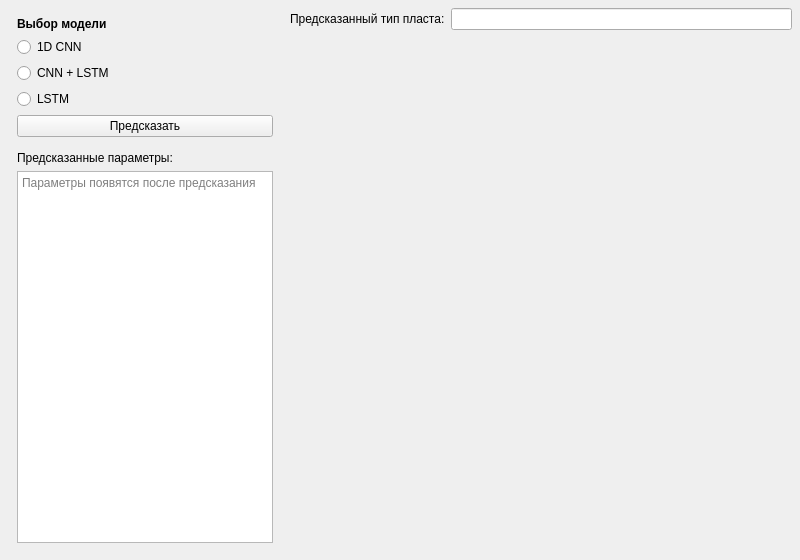
<?xml version="1.0" encoding="UTF-8"?>
<ui version="4.0">
 <class>Form</class>
 <widget class="QWidget" name="Form">
  <property name="geometry">
   <rect>
    <x>0</x>
    <y>0</y>
    <width>800</width>
    <height>560</height>
   </rect>
  </property>
  <property name="windowTitle">
   <string>Предсказание</string>
  </property>
  <layout class="QHBoxLayout" name="mainLayout">
   <property name="spacing">
    <number>8</number>
   </property>
   <property name="leftMargin"><number>8</number></property>
   <property name="topMargin"><number>8</number></property>
   <property name="rightMargin"><number>8</number></property>
   <property name="bottomMargin"><number>8</number></property>
   <!-- Left control panel -->
   <item>
    <widget class="QWidget" name="leftPanel">
     <property name="maximumWidth">
      <number>200</number>
     </property>
     <property name="minimumWidth">
      <number>160</number>
     </property>
     <layout class="QVBoxLayout" name="leftLayout">
      <property name="spacing">
       <number>6</number>
      </property>
      <item>
       <widget class="QLabel" name="label">
        <property name="text"><string>Выбор модели</string></property>
        <property name="font">
         <font><bold>true</bold></font>
        </property>
       </widget>
      </item>
      <item>
       <widget class="QRadioButton" name="cnn">
        <property name="text"><string>1D CNN</string></property>
       </widget>
      </item>
      <item>
       <widget class="QRadioButton" name="cnn_lstm">
        <property name="text"><string>CNN + LSTM</string></property>
       </widget>
      </item>
      <item>
       <widget class="QRadioButton" name="lstm">
        <property name="text"><string>LSTM</string></property>
       </widget>
      </item>
      <item>
       <widget class="QPushButton" name="prediction">
        <property name="text"><string>Предсказать</string></property>
       </widget>
      </item>
      <item>
       <spacer name="spacer1">
        <property name="orientation"><enum>Qt::Vertical</enum></property>
        <property name="sizeHint" stdset="0">
         <size><width>20</width><height>8</height></size>
        </property>
       </spacer>
      </item>
      <item>
       <widget class="QLabel" name="label_3">
        <property name="text"><string>Предсказанные параметры:</string></property>
       </widget>
      </item>
      <item>
       <widget class="QPlainTextEdit" name="paramsEdit">
        <property name="readOnly"><bool>true</bool></property>
        <property name="placeholderText">
         <string>Параметры появятся после предсказания</string>
        </property>
        <property name="sizePolicy">
         <sizepolicy hsizetype="Preferred" vsizetype="Expanding">
          <horstretch>0</horstretch>
          <verstretch>1</verstretch>
         </sizepolicy>
        </property>
       </widget>
      </item>
     </layout>
    </widget>
   </item>
   <!-- Right panel: type display + graph -->
   <item>
    <widget class="QWidget" name="rightPanel">
     <property name="sizePolicy">
      <sizepolicy hsizetype="Expanding" vsizetype="Expanding">
       <horstretch>1</horstretch>
       <verstretch>1</verstretch>
      </sizepolicy>
     </property>
     <layout class="QVBoxLayout" name="rightLayout">
      <property name="spacing">
       <number>6</number>
      </property>
      <property name="leftMargin"><number>0</number></property>
      <property name="topMargin"><number>0</number></property>
      <property name="rightMargin"><number>0</number></property>
      <property name="bottomMargin"><number>0</number></property>
      <!-- Predicted type row -->
      <item>
       <layout class="QHBoxLayout" name="typeRow">
        <item>
         <widget class="QLabel" name="label_2">
          <property name="text"><string>Предсказанный тип пласта:</string></property>
         </widget>
        </item>
        <item>
         <widget class="QLineEdit" name="lineEdit"/>
        </item>
       </layout>
      </item>
      <!-- Graph area — Python injects PlotWidget here -->
      <item>
       <widget class="QWidget" name="graphicsView">
        <property name="sizePolicy">
         <sizepolicy hsizetype="Expanding" vsizetype="Expanding">
          <horstretch>1</horstretch>
          <verstretch>1</verstretch>
         </sizepolicy>
        </property>
       </widget>
      </item>
     </layout>
    </widget>
   </item>
  </layout>
 </widget>
 <resources/>
 <connections/>
</ui>
